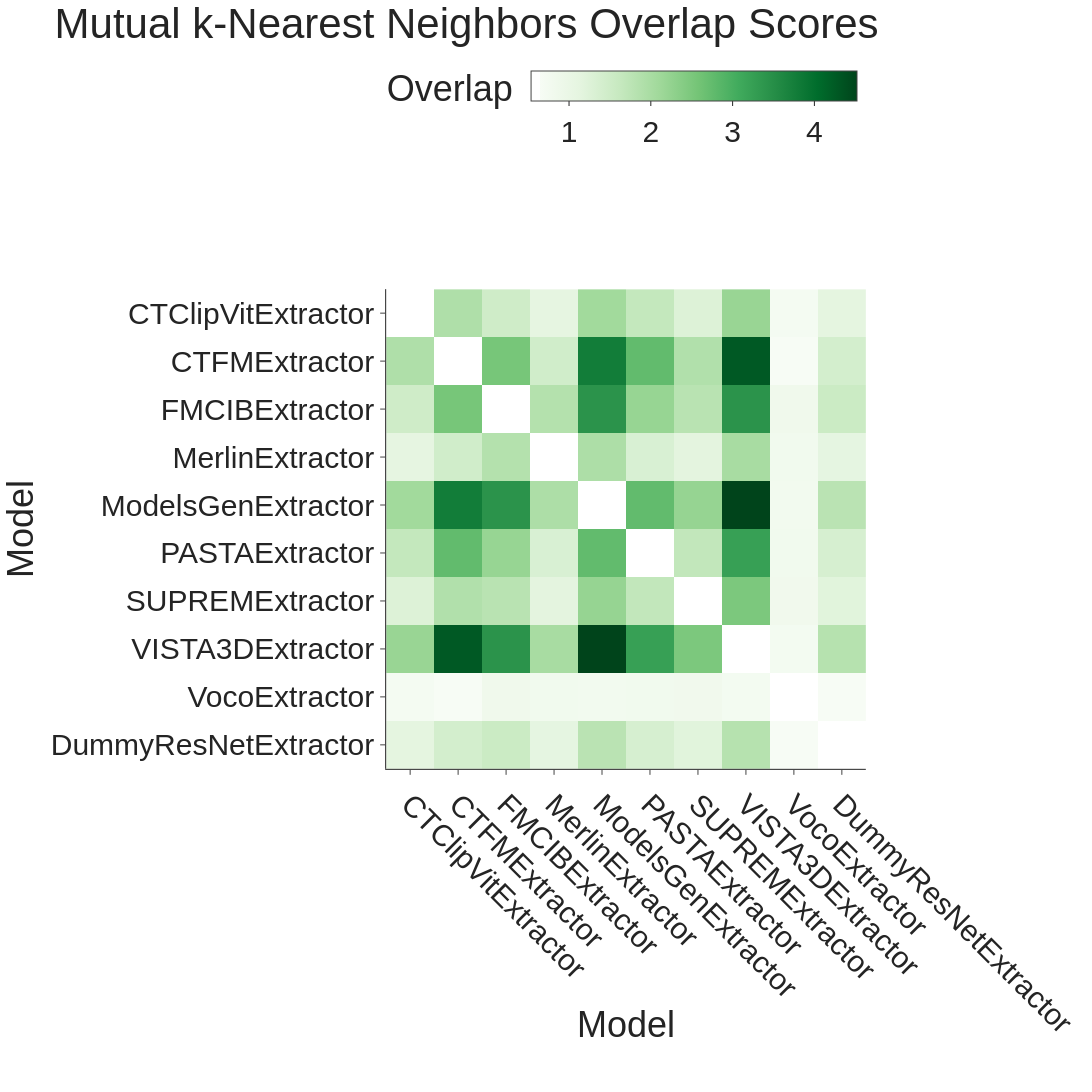

Notebook cell for this chart:
### Code cell
model_features = extract_model_features(data)
model_neighbors = compute_knn_indices(model_features, num_neighbors=10, metric="cosine")
overlap_matrix, model_list = compute_overlap_matrix(model_neighbors)
fig = plot_overlap_matrix(overlap_matrix, model_list, font_size=30, tickangle=45)
fig.show()

### Figure 1 — Plotly figure (JSON) as saved in the notebook; plotly's stock layout.template omitted (floating-point values rounded to 4 significant figures)
{"data": [{"coloraxis": "coloraxis", "hovertemplate": "Model: %{x}<br>Model: %{y}<br>Overlap: %{z}<extra></extra>", "name": "0", "type": "heatmap", "x": ["CTClipVitExtractor", "CTFMExtractor", "FMCIBExtractor", "MerlinExtractor", "ModelsGenExtractor", "PASTAExtractor", "SUPREMExtractor", "VISTA3DExtractor", "VocoExtractor", "DummyResNetExtractor"], "xaxis": "x", "y": ["CTClipVitExtractor", "CTFMExtractor", "FMCIBExtractor", "MerlinExtractor", "ModelsGenExtractor", "PASTAExtractor", "SUPREMExtractor", "VISTA3DExtractor", "VocoExtractor", "DummyResNetExtractor"], "yaxis": "y", "z": [[NaN, 1.917, 1.486, 1.111, 2.083, 1.653, 1.264, 2.188, 0.7153, 1.125], [1.917, NaN, 2.549, 1.465, 3.785, 2.757, 1.889, 4.278, 0.6458, 1.417], [1.486, 2.549, NaN, 1.861, 3.424, 2.201, 1.792, 3.424, 0.8472, 1.549], [1.111, 1.465, 1.861, NaN, 1.944, 1.333, 1.153, 2.007, 0.8125, 1.118], [2.083, 3.785, 3.424, 1.944, NaN, 2.75, 2.215, 4.521, 0.7778, 1.785], [1.653, 2.757, 2.201, 1.333, 2.75, NaN, 1.681, 3.229, 0.8056, 1.375], [1.264, 1.889, 1.792, 1.153, 2.215, 1.681, NaN, 2.493, 0.8194, 1.188], [2.188, 4.278, 3.424, 2.007, 4.521, 3.229, 2.493, NaN, 0.7431, 1.833], [0.7153, 0.6458, 0.8472, 0.8125, 0.7778, 0.8056, 0.8194, 0.7431, NaN, 0.6458], [1.125, 1.417, 1.549, 1.118, 1.785, 1.375, 1.188, 1.833, 0.6458, NaN]]}], "layout": {"coloraxis": {"colorbar": {"orientation": "h", "title": {"text": "Overlap"}, "x": 0.5, "xanchor": "center", "y": 1.02, "yanchor": "bottom"}, "colorscale": [[0.0, "rgb(247,252,245)"], [0.125, "rgb(229,245,224)"], [0.25, "rgb(199,233,192)"], [0.375, "rgb(161,217,155)"], [0.5, "rgb(116,196,118)"], [0.625, "rgb(65,171,93)"], [0.75, "rgb(35,139,69)"], [0.875, "rgb(0,109,44)"], [1.0, "rgb(0,68,27)"]]}, "font": {"family": "Arial", "size": 30}, "height": 1200, "title": {"text": "Mutual k-Nearest Neighbors Overlap Scores"}, "width": 1200, "xaxis": {"anchor": "y", "constrain": "domain", "domain": [0.0, 1.0], "scaleanchor": "y", "tickangle": 45, "title": {"text": "Model"}}, "yaxis": {"anchor": "x", "autorange": "reversed", "constrain": "domain", "domain": [0.0, 1.0], "title": {"text": "Model"}}}}
